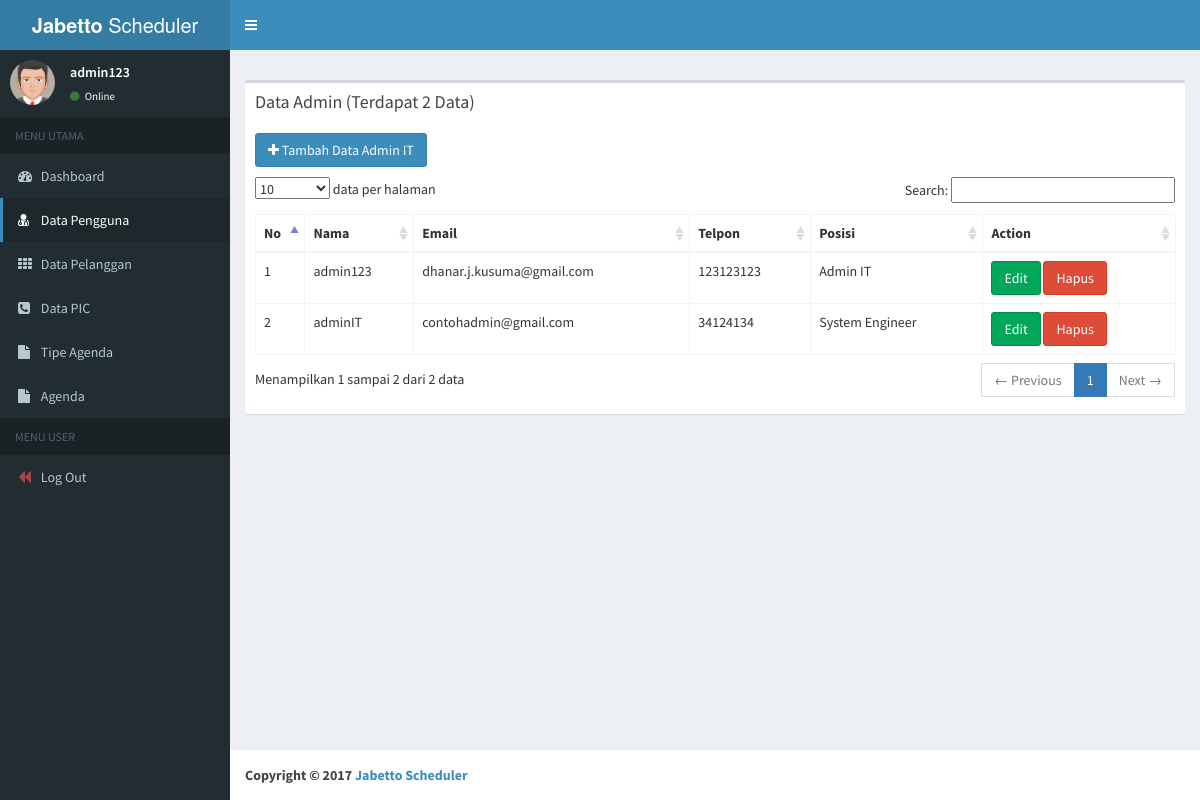
Screenshot of /?page=data_user (signed in) with the database file from the repository.
### tables this page shows
CREATE TABLE `pengguna` (
  `id` int(10) NOT NULL,
  `email` varchar(30) NOT NULL,
  `password` varchar(100) NOT NULL,
  `nama` varchar(30) NOT NULL,
  `status` enum('sa','admin','se') NOT NULL DEFAULT 'se',
  `no_telp` varchar(20) NOT NULL
);

### pages/data_user.php (the view, shortened to what this page needs)
<?php
	require 'config/main.php';
	$query=mysqli_query($conn, "SELECT * FROM pengguna where status<>'sa'");
?>
<div class="box">
    <div class="box-header">
      <h3 class="box-title">Data Admin (Terdapat <?php echo mysqli_num_rows($query); ?> Data)</h3>
    </div>
    <div class="box-body">
    <a href="tambah.php?tambah=data_user" style="margin-bottom: 10px;" class="btn btn-md btn-primary"> <i class="fa fa-plus"></i> Tambah Data Admin IT</a>
    <br>
		<table class="table table-bordered" id="tabel">
		<thead>
			 <tr>
         		<th>No</th>
         		<th>Nama</th>
			   	<th>Email</th>
			   	<th>Telpon</th>
			   	<th>Posisi</th>
		        <th>Action</th>
		  	</tr>
		</thead>
		<tbody>
		<?php
		  	$no=1;
		  	while($q=mysqli_fetch_object($query)){
		?>
		  	<tr>
		   		<td><?php echo $no++; ?></td>
		    	<td><?php echo $q->nama; ?></td>
			  	<td><?php echo $q->email; ?></td>
			  	<td><?php echo $q->no_telp; ?></td>
			  	<td><?php echo ($q->status == "admin") ? "Admin IT" : "System Engineer"  ?></td>
			    <td>
			    	<a class="btn btn-success" href="edit.php?edit=<?php echo $_GET['page']; ?>&id=<?php echo $q->id; ?>">Edit</a>
			    	<a class="btn btn-danger" onclick="return confirm('Apakah anda yakin akan menghapus data ini?')" href="hapus.php?hapus=<?php echo $_GET['page']; ?>&id=<?php echo $q->id; ?>">Hapus</a>
			    </td>
		  	</tr>
		<?php
		  }
		?>
		</tbody>
		</table>
	</div>
</div>

### rows the page displays
pengguna: nama "admin123", email "dhanar.j.kusuma@gmail.com", no_telp "123123123", status "Admin IT"
pengguna: nama "adminIT", email "contohadmin@gmail.com", no_telp "34124134", status "System Engineer"

### other values shown
$_SESSION['nama'] "admin123"
mysqli_num_rows($query) "2"
